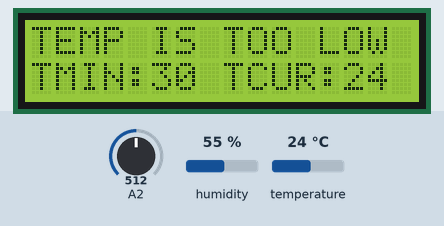
A sketch run on a simulated Arduino Uno, built with avr-gcc and run on an emulated ATmega328P. Parts: 16×2 character LCD. Inputs (shaded band) come from the test bench; at power-on: humidity 55 %, A2 = 512, temperature 24 °C. What the sketch prints to the serial monitor is not drawn.

Above: at 1.2 s.
1.3 s: humidity set to 22 %
At 8.4 s:
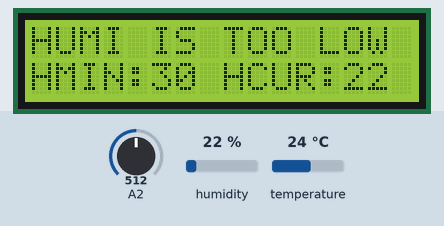
11.8 s: A2 set to 689
21.6 s: A2 set to 707
At 31.4 s:
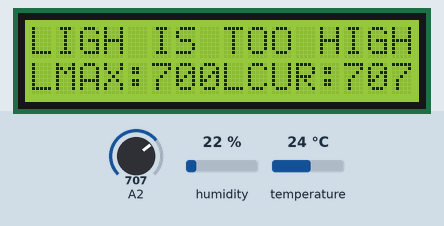
32.1 s: temperature set to 29 °C
At 34.2 s:
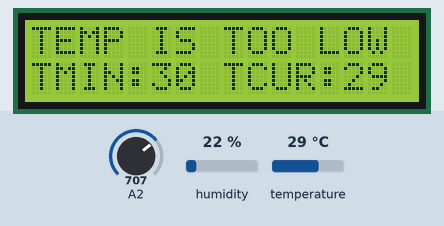
38.2 s: temperature set to 32 °C
44.3 s: A2 set to 122
At 48.7 s:
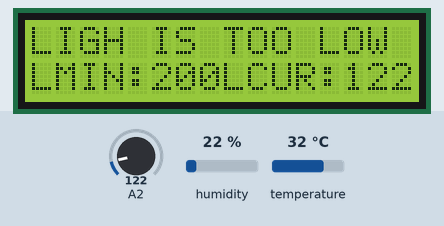
Timing chart, 0 to 50.2 s (numbered marks = the images above; inputs shaded):
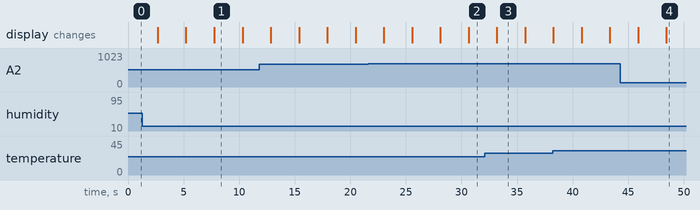

The sketch:

lab10.ino
```cpp
#include <dht.h>
#include <LiquidCrystal_I2C.h>
#define DHT11_PIN 7
LiquidCrystal_I2C lcd(0x3f, 16, 2);
dht DHT;
int TEMPERATURE_MIN = 30;
int TEMPERATURE_MAX = 35;
int HUMIDITY_MIN = 30;
int HUMIDITY_MAX = 40;
int LIGHT_MIN = 200;
int LIGHT_MAX = 700;
int temperature = 0;
int humidity = 0;
int light_sensor = 0;
bool warning_flag = false;
void setup() {
  Serial.begin(9600);
  lcd.init();
  lcd.backlight();
  lcd.clear();
}

void loop() {
  light_sensor = analogRead(A2);
  int data = DHT.read11(DHT11_PIN);
  temperature = DHT.temperature;
  humidity = DHT.humidity;
  Serial.print("Temperature: ");
  Serial.println(temperature);
  Serial.print("Humidity: ");
  Serial.println(humidity);
  Serial.print("Light Level: ");
  Serial.println(light_sensor);
  if (temperature <= TEMPERATURE_MIN)
    print_warning("TEMP", "LOW");
  else if (temperature >= TEMPERATURE_MAX)
    print_warning("TEMP", "HIGH");
  if (humidity <= HUMIDITY_MIN)
    print_warning("HUMI", "LOW");
  else if (humidity >= HUMIDITY_MAX)
    print_warning("HUMI", "HIGH");
  if (light_sensor <= LIGHT_MIN)
    print_warning("LIGH", "LOW");
  else if (light_sensor >= LIGHT_MAX)
    print_warning("LIGH", "HIGH");
  if (!warning_flag) {
    lcd.clear();
    lcd.setCursor(0, 0);
    lcd.print("T:");
    lcd.print(temperature);
    lcd.setCursor(5, 0);
    lcd.print("H:");
    lcd.print(humidity);
    lcd.setCursor(10, 0);
    lcd.print("L:");
    lcd.print(light_sensor);
    lcd.setCursor(0, 1);
    lcd.print("STATUS:  OPTIMAL");
    delay(2500);
  }
  warning_flag=false;
}
void print_warning(String warning_type, String warning_level) {
  warning_flag = true;
  lcd.clear();
  lcd.setCursor(0, 0);
  lcd.print(warning_type);
  lcd.print(" IS TOO ");
  lcd.print(warning_level);
  lcd.setCursor(0, 1);
  if (warning_type == "TEMP") {
    if (warning_level == "HIGH") {
      lcd.print("TMAX:");
      lcd.print(TEMPERATURE_MAX);
    } else if (warning_level == "LOW") {
      lcd.print("TMIN:");
      lcd.print(TEMPERATURE_MIN);
    }
    lcd.print(" TCUR:");
    lcd.print(temperature);
  } else if (warning_type == "HUMI") {
    if (warning_level == "HIGH") {
      lcd.print("HMAX:");
      lcd.print(HUMIDITY_MAX);
    } else if (warning_level == "LOW") {
      lcd.print("HMIN:");
      lcd.print(HUMIDITY_MIN);
    }
    lcd.print(" HCUR:");
    lcd.print(humidity);
  } else if (warning_type == "LIGH") {
    if (warning_level == "HIGH") {
      lcd.print("LMAX:");
      lcd.print(LIGHT_MAX);
    } else if (warning_level == "LOW") {
      lcd.print("LMIN:");
      lcd.print(LIGHT_MIN);
    }
    lcd.print("LCUR:");
    lcd.print(light_sensor);
  }
  delay(2500);
}
```

Measured:
- the behaviour switches between 699 and 700 on A2 (found by bisection; images 1 and 2)
- after the input at 1.3 s, the display: first differs from a run without the input after 6.4 s (image 1)
- after the input at 21.6 s, the display: first differs from a run without the input after 9.0 s (image 2)
- after the input at 44.3 s, the display: first differs from a run without the input after 4.1 s (image 4)
- what the display in image 1 shows lasts 2.6 s, from 7.7 s to 10.3 s
- what the display in image 3 shows lasts 2.5 s, from 33.2 s to 35.7 s
